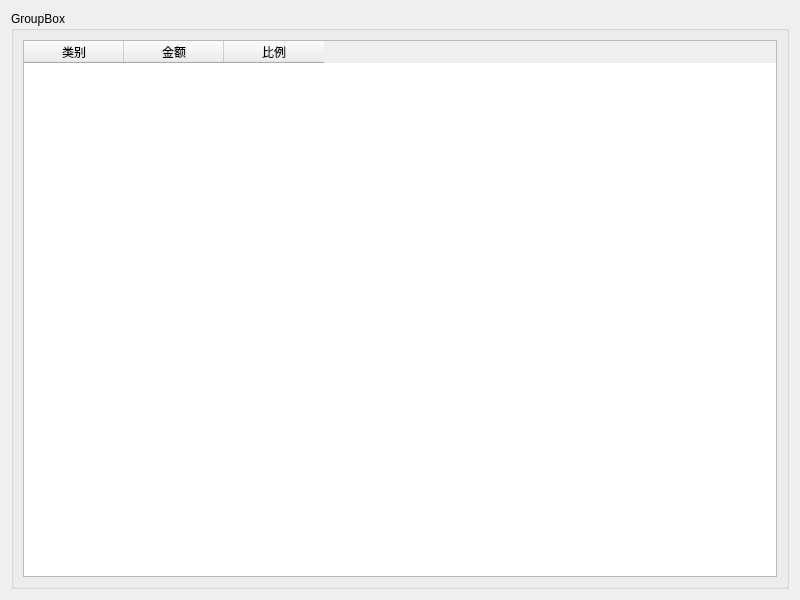
<?xml version="1.0" encoding="UTF-8"?>
<ui version="4.0">
 <class>year_pie_chart_widget</class>
 <widget class="QWidget" name="year_pie_chart_widget">
  <property name="geometry">
   <rect>
    <x>0</x>
    <y>0</y>
    <width>800</width>
    <height>600</height>
   </rect>
  </property>
  <property name="windowTitle">
   <string>Form</string>
  </property>
  <layout class="QVBoxLayout" name="verticalLayout_2">
   <item>
    <widget class="QGroupBox" name="groupBox_year">
     <property name="title">
      <string>GroupBox</string>
     </property>
     <layout class="QHBoxLayout" name="horizontalLayout" stretch="1,3">
      <item>
       <widget class="QTableWidget" name="tableWidget_year_class">
        <column>
         <property name="text">
          <string>类别</string>
         </property>
        </column>
        <column>
         <property name="text">
          <string>金额</string>
         </property>
        </column>
        <column>
         <property name="text">
          <string>比例</string>
         </property>
        </column>
       </widget>
      </item>
      <item>
       <layout class="QHBoxLayout" name="horizontalLayout_chart"/>
      </item>
     </layout>
    </widget>
   </item>
  </layout>
 </widget>
 <resources/>
 <connections/>
</ui>
